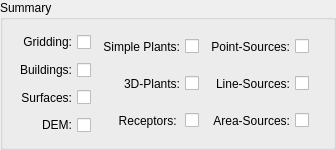
            <widget class="QGroupBox" name="gb_summary">
             <property name="sizePolicy">
              <sizepolicy hsizetype="Preferred" vsizetype="Preferred">
               <horstretch>0</horstretch>
               <verstretch>0</verstretch>
              </sizepolicy>
             </property>
             <property name="minimumSize">
              <size>
               <width>0</width>
               <height>150</height>
              </size>
             </property>
             <property name="title">
              <string>Summary</string>
             </property>
             <layout class="QGridLayout" name="gridLayout_2">
              <item row="0" column="0">
               <layout class="QVBoxLayout" name="verticalLayout_3">
                <item>
                 <widget class="QCheckBox" name="cb_summary_gridding">
                  <property name="sizePolicy">
                   <sizepolicy hsizetype="Preferred" vsizetype="Preferred">
                    <horstretch>0</horstretch>
                    <verstretch>0</verstretch>
                   </sizepolicy>
                  </property>
                  <property name="layoutDirection">
                   <enum>Qt::LayoutDirection::RightToLeft</enum>
                  </property>
                  <property name="text">
                   <string>Gridding:</string>
                  </property>
                  <property name="checkable">
                   <bool>true</bool>
                  </property>
                  <property name="checked">
                   <bool>false</bool>
                  </property>
                 </widget>
                </item>
                <item>
                 <widget class="QCheckBox" name="cb_summary_buildings">
                  <property name="sizePolicy">
                   <sizepolicy hsizetype="Preferred" vsizetype="Preferred">
                    <horstretch>0</horstretch>
                    <verstretch>0</verstretch>
                   </sizepolicy>
                  </property>
                  <property name="layoutDirection">
                   <enum>Qt::LayoutDirection::RightToLeft</enum>
                  </property>
                  <property name="text">
                   <string>Buildings:</string>
                  </property>
                  <property name="checkable">
                   <bool>true</bool>
                  </property>
                 </widget>
                </item>
                <item>
                 <widget class="QCheckBox" name="cb_summary_surfaces">
                  <property name="sizePolicy">
                   <sizepolicy hsizetype="Preferred" vsizetype="Preferred">
                    <horstretch>0</horstretch>
                    <verstretch>0</verstretch>
                   </sizepolicy>
                  </property>
                  <property name="layoutDirection">
                   <enum>Qt::LayoutDirection::RightToLeft</enum>
                  </property>
                  <property name="text">
                   <string>Surfaces:</string>
                  </property>
                  <property name="checkable">
                   <bool>true</bool>
                  </property>
                 </widget>
                </item>
                <item>
                 <widget class="QCheckBox" name="cb_summary_dem">
                  <property name="sizePolicy">
                   <sizepolicy hsizetype="Preferred" vsizetype="Preferred">
                    <horstretch>0</horstretch>
                    <verstretch>0</verstretch>
                   </sizepolicy>
                  </property>
                  <property name="layoutDirection">
                   <enum>Qt::LayoutDirection::RightToLeft</enum>
                  </property>
                  <property name="text">
                   <string>DEM:</string>
                  </property>
                  <property name="checkable">
                   <bool>true</bool>
                  </property>
                 </widget>
                </item>
               </layout>
              </item>
              <item row="0" column="1">
               <layout class="QVBoxLayout" name="verticalLayout_6">
                <item>
                 <widget class="QCheckBox" name="cb_summary_simpleplants">
                  <property name="sizePolicy">
                   <sizepolicy hsizetype="Preferred" vsizetype="Preferred">
                    <horstretch>0</horstretch>
                    <verstretch>0</verstretch>
                   </sizepolicy>
                  </property>
                  <property name="layoutDirection">
                   <enum>Qt::LayoutDirection::RightToLeft</enum>
                  </property>
                  <property name="text">
                   <string>Simple Plants:</string>
                  </property>
                  <property name="checkable">
                   <bool>true</bool>
                  </property>
                 </widget>
                </item>
                <item>
                 <widget class="QCheckBox" name="cb_summary_3dplants">
                  <property name="sizePolicy">
                   <sizepolicy hsizetype="Preferred" vsizetype="Preferred">
                    <horstretch>0</horstretch>
                    <verstretch>0</verstretch>
                   </sizepolicy>
                  </property>
                  <property name="layoutDirection">
                   <enum>Qt::LayoutDirection::RightToLeft</enum>
                  </property>
                  <property name="text">
                   <string>3D-Plants:</string>
                  </property>
                  <property name="checkable">
                   <bool>true</bool>
                  </property>
                 </widget>
                </item>
                <item>
                 <widget class="QCheckBox" name="cb_summary_receptors">
                  <property name="sizePolicy">
                   <sizepolicy hsizetype="Preferred" vsizetype="Preferred">
                    <horstretch>0</horstretch>
                    <verstretch>0</verstretch>
                   </sizepolicy>
                  </property>
                  <property name="layoutDirection">
                   <enum>Qt::LayoutDirection::RightToLeft</enum>
                  </property>
                  <property name="text">
                   <string>Receptors: </string>
                  </property>
                  <property name="checkable">
                   <bool>true</bool>
                  </property>
                 </widget>
                </item>
               </layout>
              </item>
              <item row="0" column="2">
               <layout class="QVBoxLayout" name="verticalLayout_5">
                <item>
                 <widget class="QCheckBox" name="cb_summary_psrc">
                  <property name="sizePolicy">
                   <sizepolicy hsizetype="Preferred" vsizetype="Preferred">
                    <horstretch>0</horstretch>
                    <verstretch>0</verstretch>
                   </sizepolicy>
                  </property>
                  <property name="layoutDirection">
                   <enum>Qt::LayoutDirection::RightToLeft</enum>
                  </property>
                  <property name="text">
                   <string>Point-Sources:</string>
                  </property>
                  <property name="checkable">
                   <bool>true</bool>
                  </property>
                 </widget>
                </item>
                <item>
                 <widget class="QCheckBox" name="cb_summary_lsrc">
                  <property name="sizePolicy">
                   <sizepolicy hsizetype="Preferred" vsizetype="Preferred">
                    <horstretch>0</horstretch>
                    <verstretch>0</verstretch>
                   </sizepolicy>
                  </property>
                  <property name="layoutDirection">
                   <enum>Qt::LayoutDirection::RightToLeft</enum>
                  </property>
                  <property name="text">
                   <string>Line-Sources:</string>
                  </property>
                  <property name="checkable">
                   <bool>true</bool>
                  </property>
                 </widget>
                </item>
                <item>
                 <widget class="QCheckBox" name="cb_summary_asrc">
                  <property name="sizePolicy">
                   <sizepolicy hsizetype="Preferred" vsizetype="Preferred">
                    <horstretch>0</horstretch>
                    <verstretch>0</verstretch>
                   </sizepolicy>
                  </property>
                  <property name="layoutDirection">
                   <enum>Qt::LayoutDirection::RightToLeft</enum>
                  </property>
                  <property name="text">
                   <string>Area-Sources:</string>
                  </property>
                  <property name="checkable">
                   <bool>true</bool>
                  </property>
                 </widget>
                </item>
               </layout>
              </item>
              <item row="0" column="3">
               <widget class="QLabel" name="label_171">
                <property name="text">
                 <string/>
                </property>
               </widget>
              </item>
             </layout>
            </widget>
